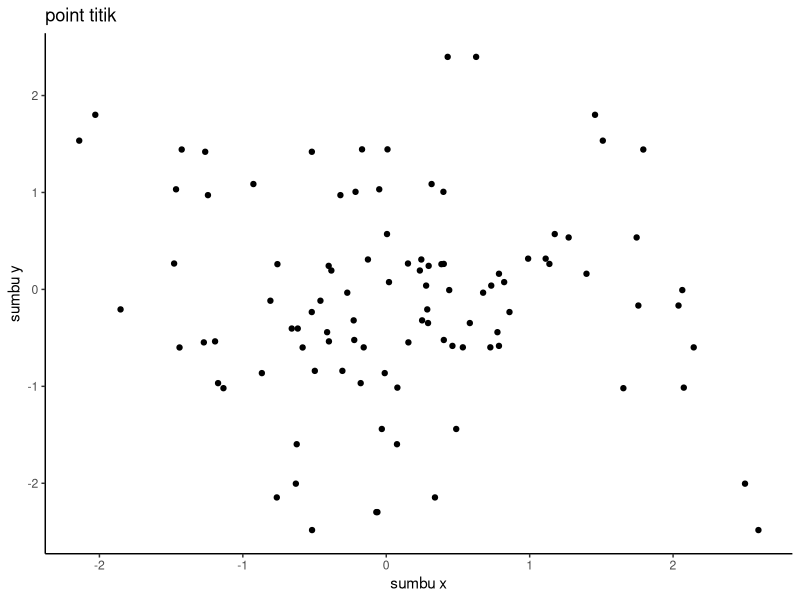
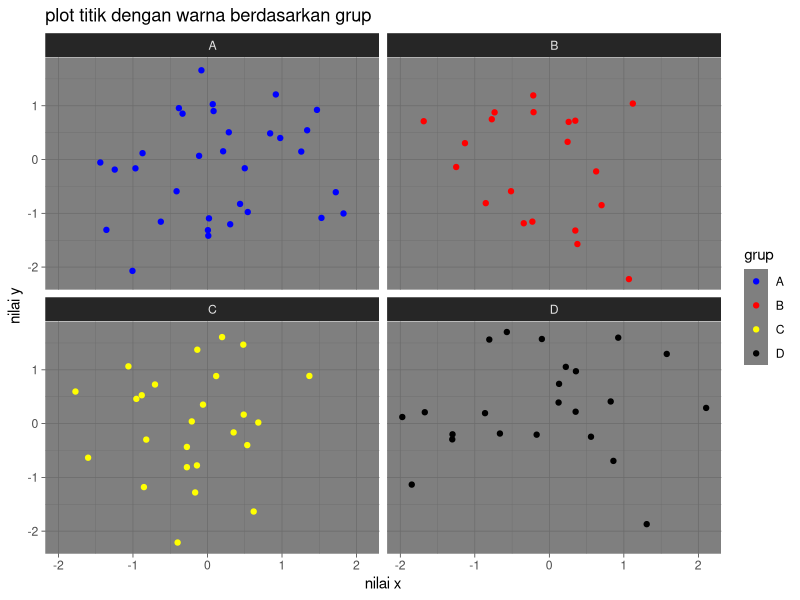
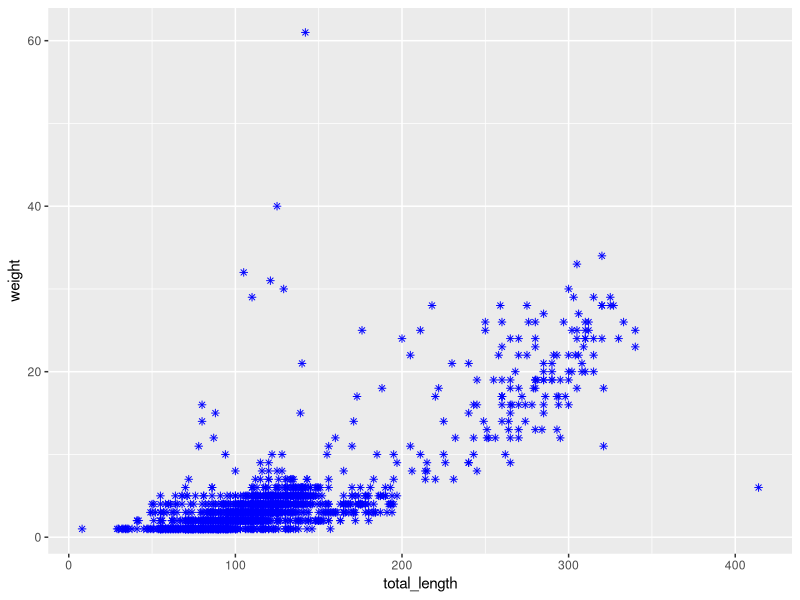
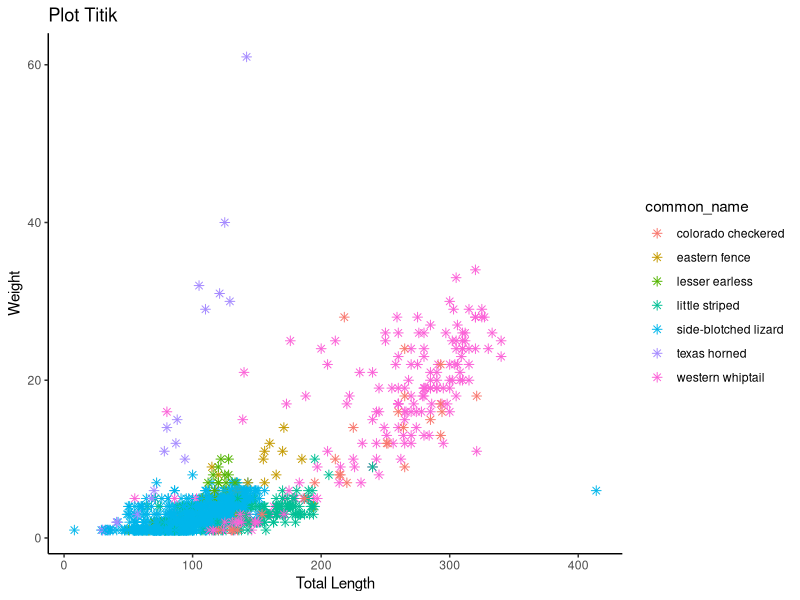
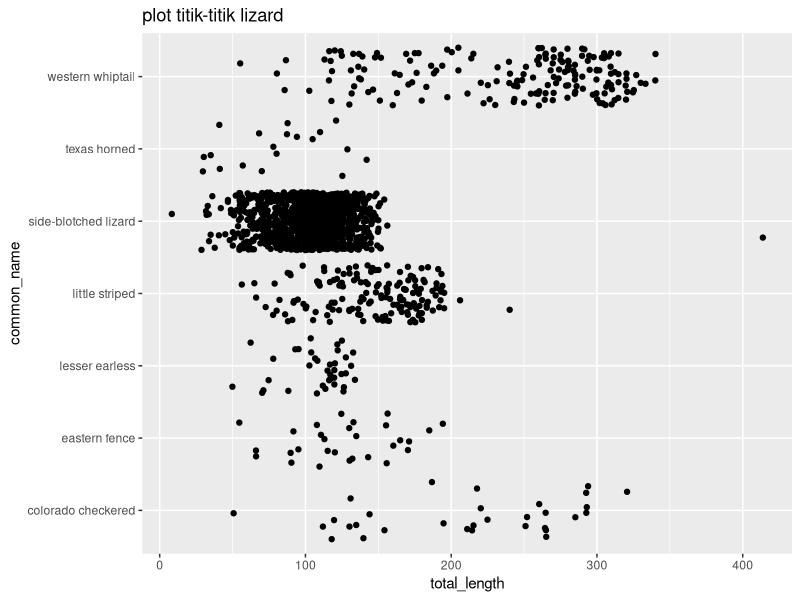
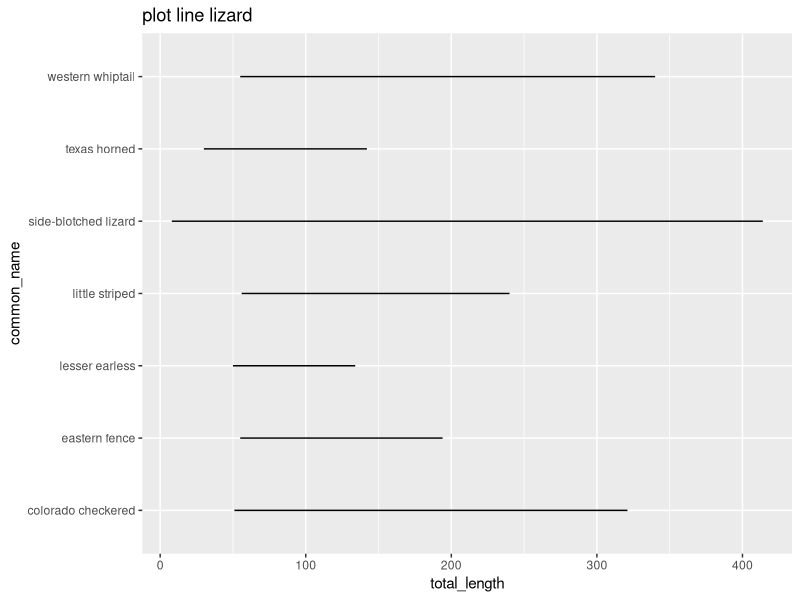
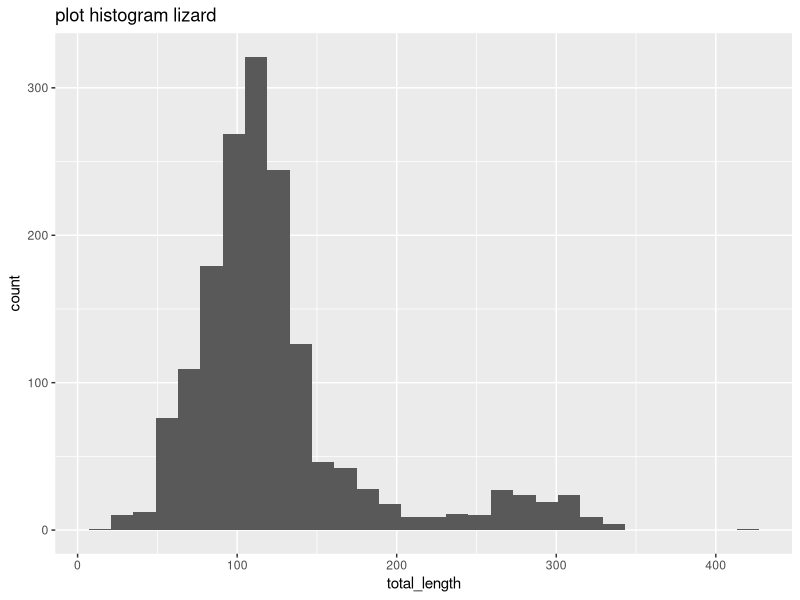
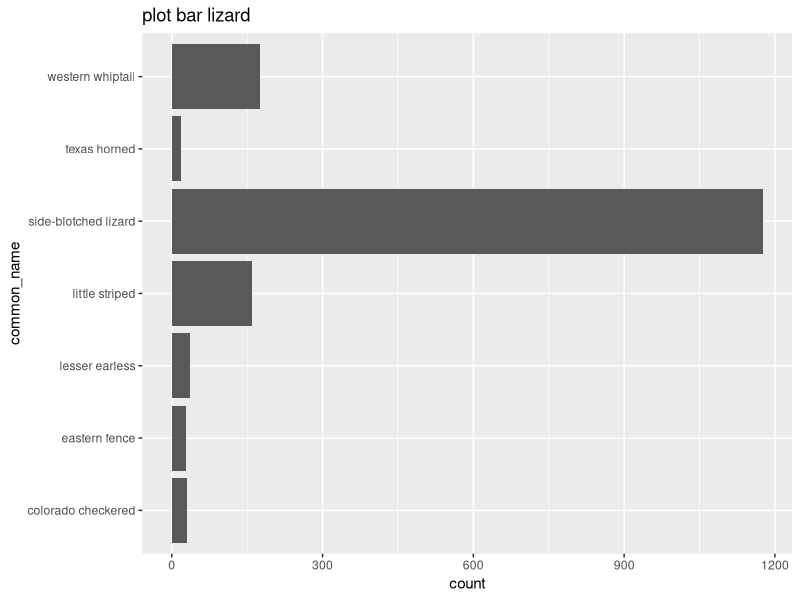

These charts were generated, in order, by the following R code:
## ---- chunk 1
knitr::opts_chunk$set(echo = TRUE)
## ---- chunk 2
#muat library gglot2
library(ggplot2)
data <- data.frame(x = rnorm(100), y= rnorm(50))
ggplot(data, aes(x = x,y = y))+
  geom_point()+
  labs(title = "point titik", x = "sumbu x", y = "sumbu y")+
  theme_classic()
## ---- chunk 3
data <- data.frame(x = rnorm(100),y=rnorm(100), grup = sample (c("A", "B", "C", "D"), 100,replace = TRUE))
ggplot(data, aes(x = x, y = y, color = grup))+
  geom_point() +
  facet_wrap(~grup)+
  scale_color_manual(values = c("A" = "blue", "B" = "red", "C" = "yellow", "D" = "black"))+
  theme_dark()+
  labs(title = "plot titik dengan warna berdasarkan grup",
       x= "nilai x",
       y= "nilai y",
       color = "grup")
## ---- chunk 4
library(readr)
lizard <- read.csv("lizards.csv")
View(lizard)
## ---- chunk 5
library(ggplot2)
ggplot(lizard, aes(x = total_length, y = weight))+
  geom_point(color = "blue",shape = 8)
  labs(title = "plot titik",x = "total_length", y = "weight")+
  theme_classic()
## ---- chunk 6
library(ggplot2)

ggplot(lizard, aes(x = total_length, y = weight, color = common_name)) +
  geom_point(shape = 8,size = 2) +
  labs(title = "Plot Titik", x = "Total Length", y = "Weight") +
  theme_classic()
## ---- chunk 7
ggplot(lizard,aes(x=total_length, y=common_name))+
  geom_jitter()+
  labs (title="plot titik-titik lizard",x="total_length",y="common_name")
## ---- chunk 8
ggplot(lizard,aes(x=total_length, y=common_name))+
  geom_line()+
  labs (title="plot line lizard",x="total_length",y="common_name")
## ---- chunk 9
ggplot(lizard,aes(x=total_length))+
  geom_histogram()+
  labs (title="plot histogram lizard",x="total_length")
## ---- chunk 10
ggplot(lizard,aes( y=common_name))+
  geom_bar()+
  labs (title="plot bar lizard",y="common_name")
## ---- chunk 11
ggplot(lizard,aes(x=weight))+
  geom_histogram(color = "blue",size = 2,shape = 16,fill = "magenta",linetype ="dotted")+
  labs (title="dinding lizard",x="weight",y = "count")
